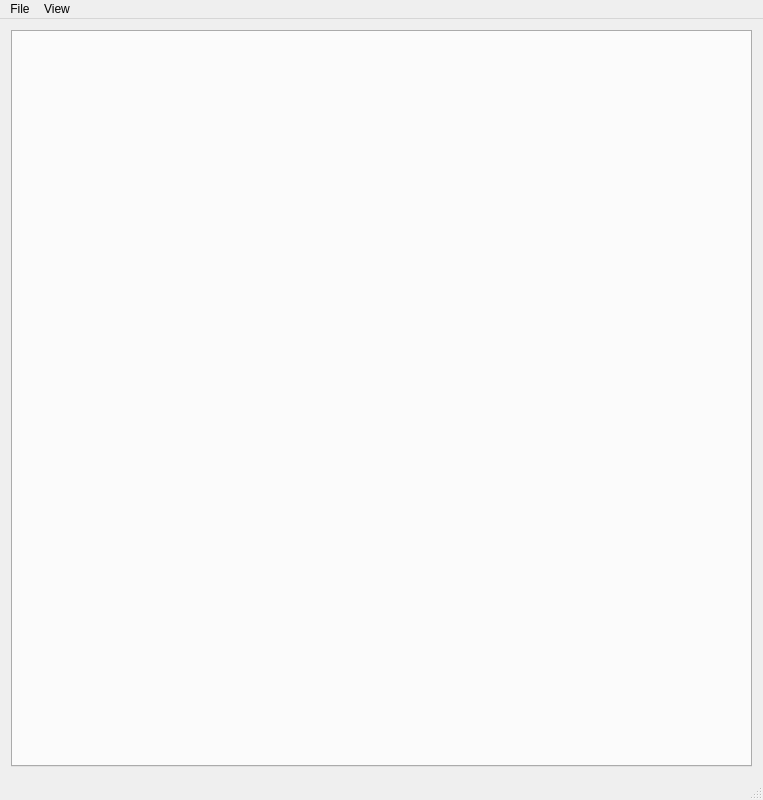
<?xml version="1.0" encoding="UTF-8"?>
<ui version="4.0">
 <class>MainWindow</class>
 <widget class="QMainWindow" name="MainWindow">
  <property name="geometry">
   <rect>
    <x>0</x>
    <y>0</y>
    <width>763</width>
    <height>800</height>
   </rect>
  </property>
  <property name="sizePolicy">
   <sizepolicy hsizetype="MinimumExpanding" vsizetype="MinimumExpanding">
    <horstretch>0</horstretch>
    <verstretch>0</verstretch>
   </sizepolicy>
  </property>
  <property name="minimumSize">
   <size>
    <width>0</width>
    <height>0</height>
   </size>
  </property>
  <property name="windowTitle">
   <string>Realtime Video Magnification</string>
  </property>
  <widget class="QWidget" name="centralWidget">
   <layout class="QVBoxLayout" name="verticalLayout">
    <item>
     <widget class="QTabWidget" name="tabWidget">
      <property name="sizePolicy">
       <sizepolicy hsizetype="Minimum" vsizetype="Minimum">
        <horstretch>0</horstretch>
        <verstretch>0</verstretch>
       </sizepolicy>
      </property>
      <property name="currentIndex">
       <number>-1</number>
      </property>
      <property name="tabsClosable">
       <bool>false</bool>
      </property>
     </widget>
    </item>
   </layout>
  </widget>
  <widget class="QMenuBar" name="menuBar">
   <property name="geometry">
    <rect>
     <x>0</x>
     <y>0</y>
     <width>763</width>
     <height>17</height>
    </rect>
   </property>
   <widget class="QMenu" name="menuFile">
    <property name="title">
     <string>File</string>
    </property>
    <addaction name="actionConnect_Open"/>
    <addaction name="actionQuit"/>
   </widget>
   <widget class="QMenu" name="menuView">
    <property name="title">
     <string>View</string>
    </property>
    <addaction name="actionFullScreen"/>
   </widget>
   <addaction name="menuFile"/>
   <addaction name="menuView"/>
  </widget>
  <widget class="QStatusBar" name="statusBar"/>
  <action name="actionAbout">
   <property name="text">
    <string>About RVM</string>
   </property>
  </action>
  <action name="actionQuit">
   <property name="text">
    <string>Quit</string>
   </property>
  </action>
  <action name="actionScaleToFitFrame">
   <property name="checkable">
    <bool>true</bool>
   </property>
   <property name="text">
    <string>Scale to fit frame</string>
   </property>
  </action>
  <action name="actionFullScreen">
   <property name="checkable">
    <bool>true</bool>
   </property>
   <property name="text">
    <string>Full Screen</string>
   </property>
   <property name="shortcut">
    <string>F11</string>
   </property>
  </action>
  <action name="actionConnect_Open">
   <property name="text">
    <string>Connect/Open</string>
   </property>
   <property name="shortcut">
    <string>Ctrl+O</string>
   </property>
  </action>
  <action name="actionSet_Codec">
   <property name="text">
    <string>Set Codec</string>
   </property>
  </action>
  <action name="actionAbout_Qt">
   <property name="text">
    <string>About Qt</string>
   </property>
  </action>
  <action name="actionHelp">
   <property name="text">
    <string>Help</string>
   </property>
   <property name="shortcut">
    <string>F1</string>
   </property>
  </action>
  <action name="actionAboutQt">
   <property name="text">
    <string>About Qt</string>
   </property>
  </action>
 </widget>
 <layoutdefault spacing="6" margin="11"/>
 <resources/>
 <connections/>
</ui>
